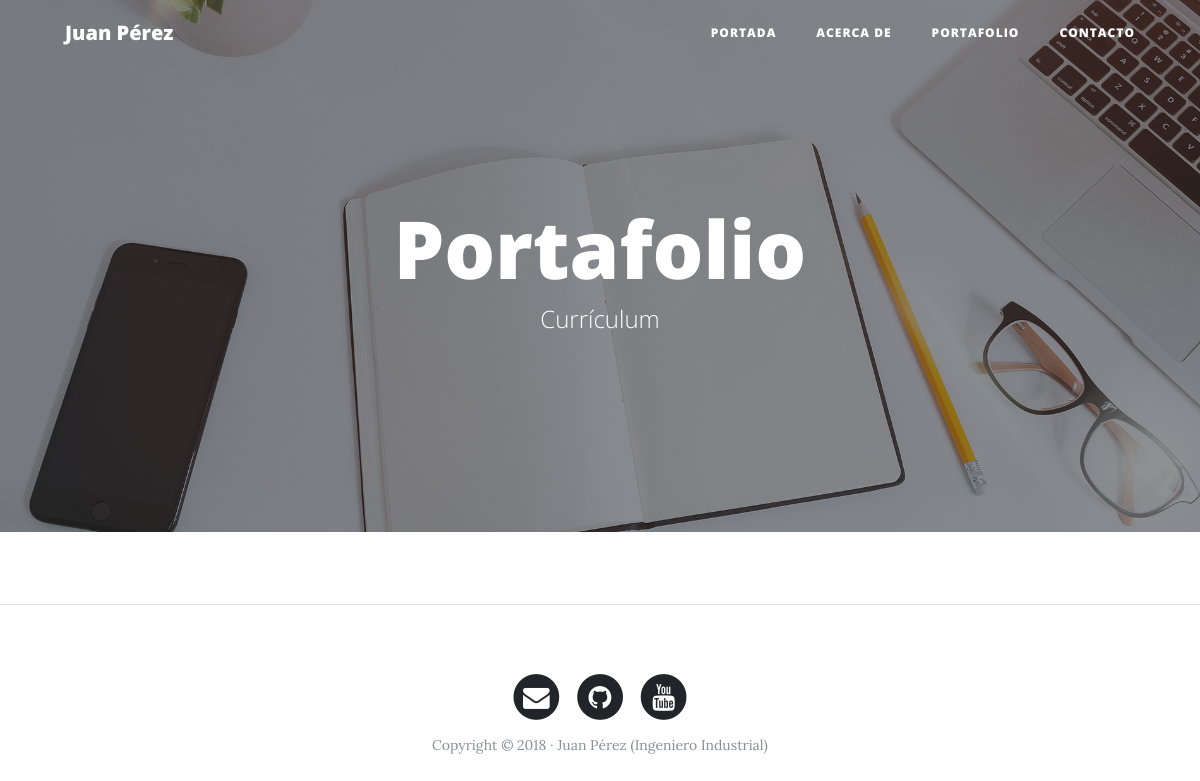
/porfolio/, run on an earlier commit of the app's database.
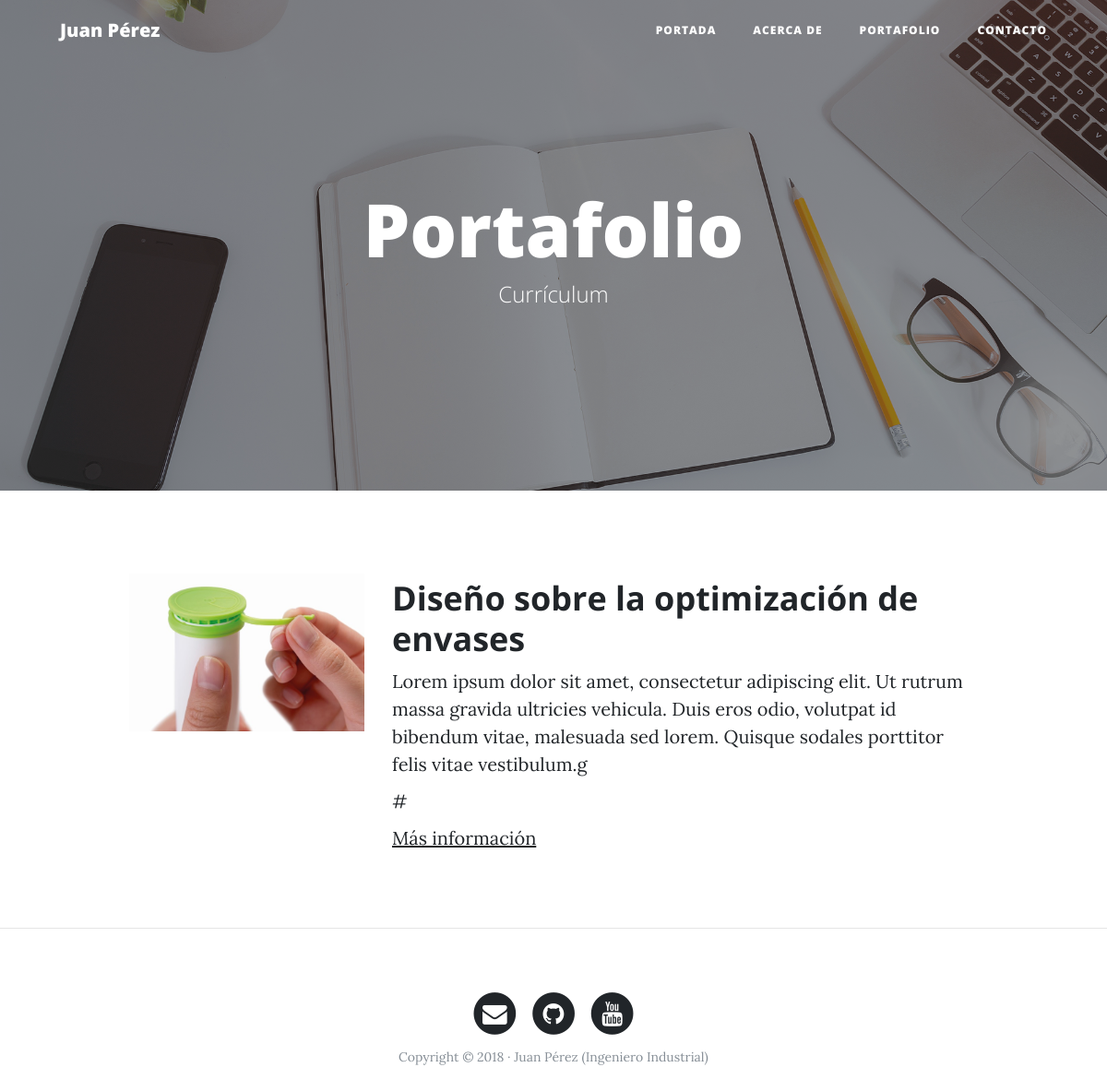
And on a later commit of the database.
### portfolio/models.py (models this page shows, shortened)
class Project (models.Model):
    title= models.CharField(max_length=200, verbose_name="Título")
    description = models.TextField(verbose_name="Descripción")
    image= models.ImageField(verbose_name="Imagen", upload_to="project")
    created= models.DateTimeField(auto_now_add=True,verbose_name="Fecha de creación")
    updated= models.DateTimeField(auto_now=True,verbose_name="Fecha de edición")
    class Meta:
            verbose_name= "proyecto"
            verbose_name_plural ="proyectos"
            ordering= ["-created"]

### portfolio/views.py (the view)
def porfolio (request):
    projects = Project.objects.all()
    return render(request,"portfolio/porfolio.html" , {'projects':projects})

### portfolio/templates/portfolio/porfolio.html (shortened to what this page needs)
{% extends 'core/base.html' %}
{%block background%} {%load static %}  {% static 'core/img/portfolio-bg.jpg'%} {%endblock%}
{%block headers%}
<h1>Portafolio</h1>
<span class="subheading">Currículum</span>
{%endblock%}
{% block content %}
    {% for project in projects %}
            <div class="row project">
                <div class="col-lg-3 col-md-4 offset-lg-1">
                    <img class="img-fluid" src="{{project.image.url}}" alt="">
                </div>
                <div class="col-lg-7 col-md-8">
                <h2 class="section-heading title">{{project.title}}</h2>
                <p>{{project.description}}</p>
                # <p><a href="http://google.com">Más información</a></p>
            </div>
        </div>
    {%endfor%}
{% endblock %}

What changed in the data, as far as the page shows it:
added Project: image (picture), title "Diseño sobre la optimización de envases", description "Lorem ipsum dolor sit amet, consectetur adipiscing elit. Ut rutrum massa gravida ultricies vehicula. Duis eros odio, volutpat id bibendum vitae, malesuada sed lorem. Quisque sodales porttitor felis vitae vestibulum.g"
